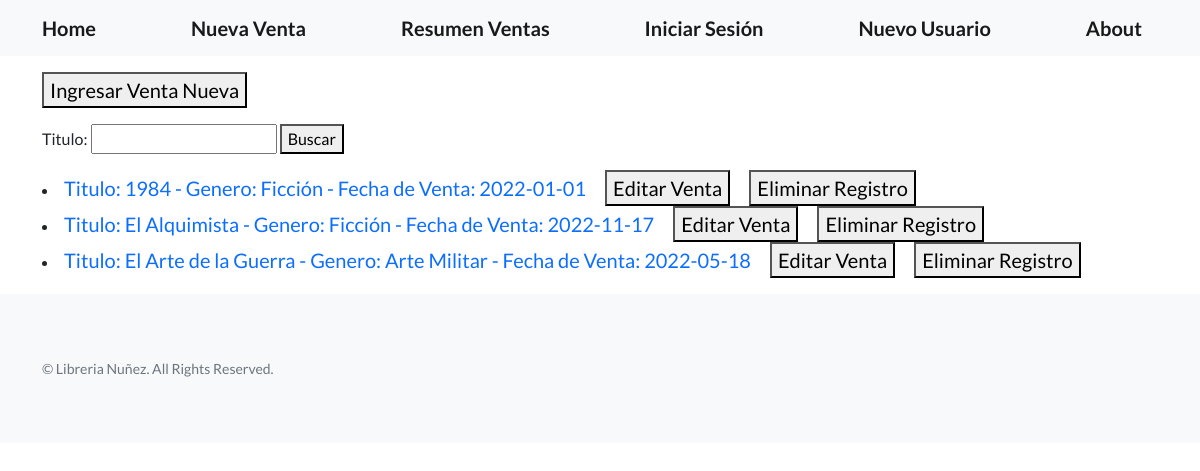
The app's page /resumen-ventas/ with its own data.
### home/models.py (models this page shows)
class Libreria(models.Model):
    titulo = models.CharField(max_length=30)
    genero = models.CharField(max_length=30)
    mes_venta = models.DateField()
    descripcion = RichTextField(null=True)
    def __str__(self) -> str:
        return f'Titulo: {self.titulo} - Genero: {self.genero} - Fecha de Venta: {self.mes_venta}'

### home/views.py (the view)
# urls.py: path('resumen-ventas/', views.ResumenVentas.as_view(), name='resumen_ventas'),
class ResumenVentas(ListView):
    model = Libreria
    template_name = 'home/resumen_ventas_cbv.html'
    def get_queryset(self):
        titulo = self.request.GET.get('titulo', '')
        if titulo:
            object_list = self.model.objects.filter(titulo__icontains=titulo)
        else:
            object_list = self.model.objects.all()
        return object_list
    def get_context_data(self, **kwargs):
        context = super().get_context_data(**kwargs)
        context["formulario"] = BusquedaLibreriaFormulario()
        return context

### home/forms.py
class BusquedaLibreriaFormulario(forms.Form):
    titulo = forms.CharField(max_length=30, required=False)

### home/templates/home/resumen_ventas_cbv.html (shortened to what this page needs)
{% extends 'home/base.html' %}
{% block mi_contenido  %}
<a class="navbar-brand" href={% url 'nueva_venta' %}><button>Ingresar Venta Nueva</button></a>
<form action={% url 'resumen_ventas' %} method="GET">
      {{formulario}}
      <button>Buscar</button>
</form>
<p>
   {% if object_list %}
      {% for libro in object_list %}
         <li>
            <a class="navbar-brand" href={% url 'ver_venta' libro.id %}>{{libro}}</a>
            <a class="navbar-brand" href={% url 'editar_venta' libro.id %}><button>Editar Venta</button></a>
            <a class="navbar-brand" href={% url 'eliminar_venta' libro.id %}><button>Eliminar Registro</button></a>
         </li>
      {% endfor %}
   {% else %}
   <p>No hay ventas registradas con el titulo especificado. Intentelo nuevamente.</p>
   {% endif %}
</p>
{% endblock mi_contenido  %}

### records on screen
Libreria: titulo+genero+mes_venta "Titulo: 1984 - Genero: Ficción - Fecha de Venta: 2022-01-01"
Libreria: titulo+genero+mes_venta "Titulo: El Alquimista - Genero: Ficción - Fecha de Venta: 2022-11-17"
Libreria: titulo+genero+mes_venta "Titulo: El Arte de la Guerra - Genero: Arte Militar - Fecha de Venta: 2022-05-18"
